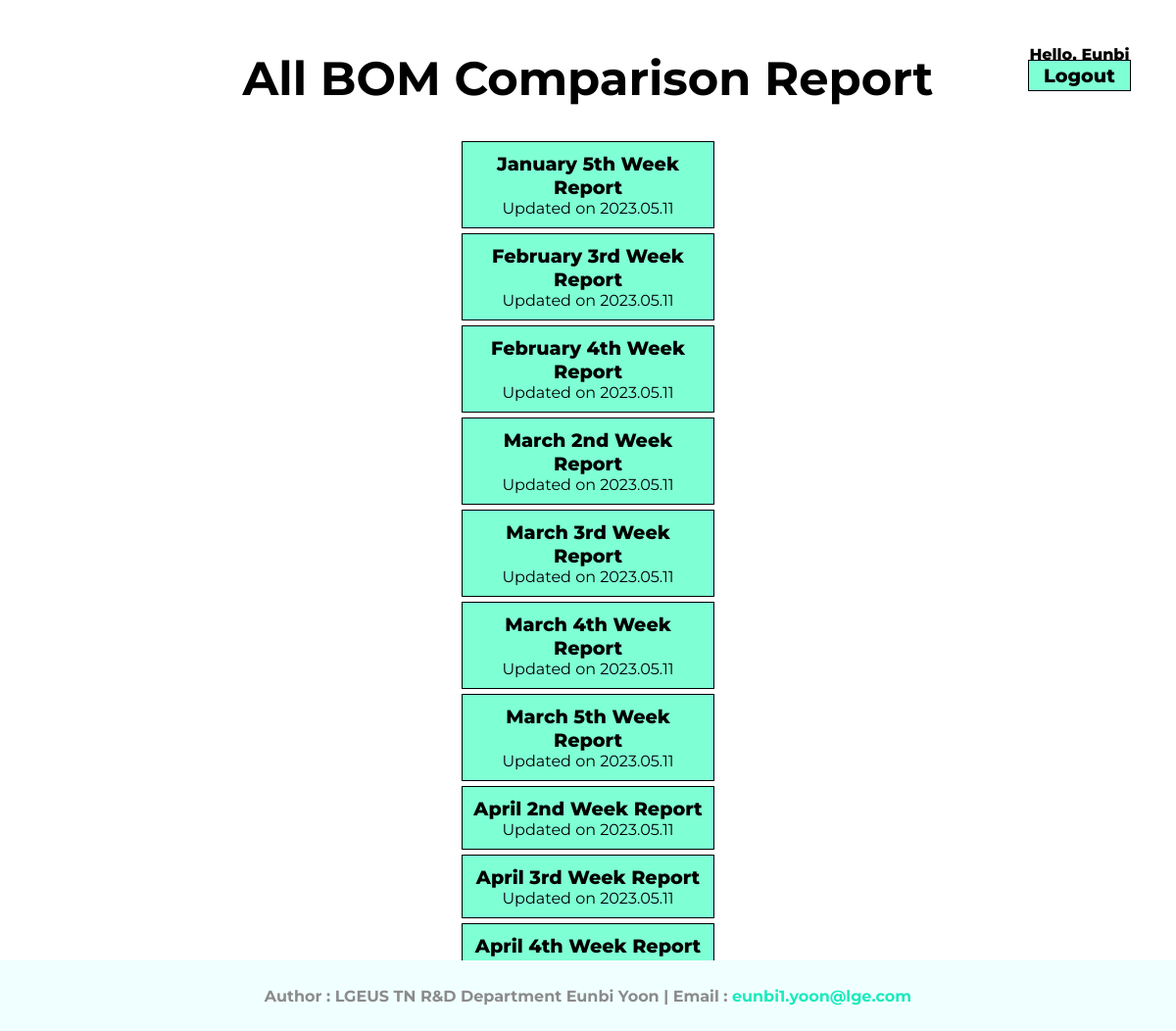
/bom-comparison/ (signed in), run on the app's committed database.
### report/models.py (models this page shows, shortened)
class Category(models.Model):
    title=models.CharField(max_length=255)
    slug=models.SlugField()
    class Meta:
        verbose_name_plural='  1) Categories'

class Post(models.Model):
    category=models.ForeignKey(Category, related_name='post_model', on_delete=models.CASCADE)
    slug=models.SlugField()
    author=models.ForeignKey(User, related_name='post_user',on_delete=models.CASCADE)
    title=models.CharField(max_length=255)
    date_added=models.DateTimeField(auto_now_add=True)
    class Meta:
        verbose_name_plural='  2) Posts'

### report/views.py (the view)
# urls.py: path('<slug:slug>/', categoryView, name='category_url'),
def categoryView(request, slug):
    category=Category.objects.get(slug=slug)
    context={
        'category_pair':category
    }
    return render(request,'category.html', context)

### templates/category.html (shortened to what this page needs)
{% extends 'base.html' %}
{% block name %}<div class="category-name">All {{ category_pair.title }} Report</div>{% endblock %}
{% block container %}
    <div class="category">
        {% for cat in category_pair.post_model.all %}
            <a href="{% url 'detail_url' cat.slug cat.id%}">
                <div class="category-detail">
                    <div class="title">{{ cat.title }} Report</div>
                    <div class="date">Updated on {{ cat.date_added|date:"Y.m.d" }}</div>
                </div>
            </a>
        {% endfor %}
    </div>
{% endblock %}

### templates/base.html (shortened to what this page needs)
<!doctype html>
<html lang="en">
  <head>
    {% load static %}
    <link rel="stylesheet" href="{% static 'css/style2.css' %}">
  </head>
  <body>
    <div class="top">
      <div class="sidebar"></div>
      <div class="container">
        <h1>{% block name %}{% endblock%}</h1>
      </div>
      <div class="navigator">
        <div class="user-banner">
          {% if user.is_authenticated %}
            <p>Hello, {{user.username}}
            <a href="{% url 'logout_url' %}">Logout</a>
          {% else %}
            <p>Login Here
            <a href="{% url 'login_url' %}">Login</a>
          {% endif %}
          </p>
        </div>
      </div>
    </div>
    <div class="main">
      <div class="sidebar">
      </div>
      <div class="container">
        {% block container %}
        {% endblock %}
      </div>
      <div class="navigator">
      </div>
    </div>
    <div class="footer">
      <h5>
          Author : LGEUS TN R&D Department Eunbi Yoon |  Email :
          <a href = "mailto: eunbi1.yoon@lge.com"> eunbi1.yoon@lge.com</a>
      </h5>
    </div>
  </body>
</html>

### statics/css/style2.css (style rules this page uses)
body { margin:auto; font-family: 'Montserrat'; overflow-y: scroll; min-height:100%; display: flex; flex-direction: column; }
.top { display: grid; grid-template-columns: 1fr 5fr 1fr; gap:30px; height: 8vh; margin: 30px 20px 20px; }
.main { display: grid; grid-template-columns: 1fr 5fr 1fr; height: 77vh; gap:30px; margin:auto 20px; }
.sidebar { grid-column: 1; }
.container { grid-column: 2; }
.navigator { grid-column: 3; }
.top .container h1 { text-align:center; }
.top .navigator p { font-size: 1rem; font-weight: 800; text-align: center; text-transform: capitalize; }
.top .navigator .user-banner a { background-color: aquamarine; margin: 0 10px; width:100px; font-size:1.2rem; margin-top:10px; font-family:'Montserrat'; font-weight: 800; color:black; text-decoration: none; padding:3px 15px; border: 1px solid black; }
.footer { margin-top:250px; background-color:azure; text-align: center; position: bottom; }
.footer h5 { font-size: 1rem; text-align: center; color:rgb(139, 139, 139); }
.footer a { text-decoration: none; color:#1beabd }
.category { text-align: center; margin-top:30px; }
.category-name { text-align: center; font-size: 3rem; }
.category a { text-decoration:none; margin-top: 50px;; }
.category .category-detail { background-color:aquamarine; color:black; margin: auto; border:1px solid black; width:30%; margin:5px auto; padding:10px; font-size:1rem }
.category .category-detail .title { font-size: 1.2rem; font-weight: 800; }

### data on the page
Category: title "BOM Comparison"
Post: title "January 5th Week", date_added "2023.05.11"
Post: title "February 3rd Week", date_added "2023.05.11"
Post: title "February 4th Week", date_added "2023.05.11"
Post: title "March 2nd Week", date_added "2023.05.11"
Post: title "March 3rd Week", date_added "2023.05.11"
Post: title "March 4th Week", date_added "2023.05.11"
Post: title "March 5th Week", date_added "2023.05.11"
Post: title "April 2nd Week", date_added "2023.05.11"
Post: title "April 3rd Week", date_added "2023.05.11"
Post: title "April 4th Week"

### other printed values
{{ user.username }} "Eunbi"
